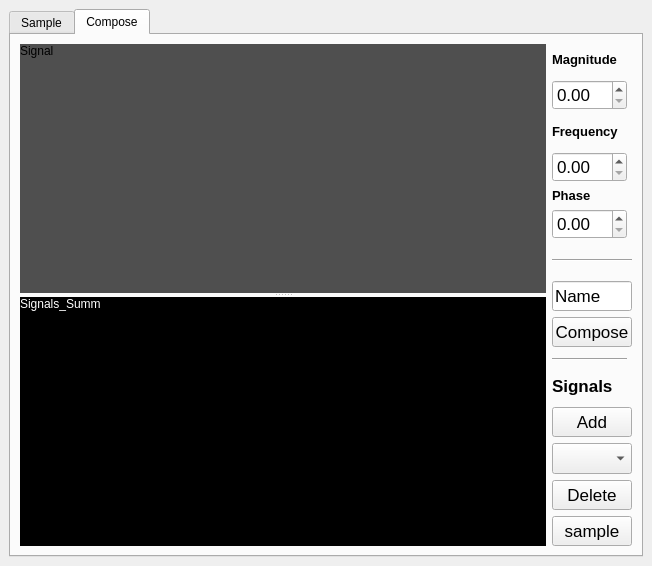
<?xml version="1.0" encoding="UTF-8"?>
<ui version="4.0">
 <class>MainWindow</class>
 <widget class="QMainWindow" name="MainWindow">
  <property name="geometry">
   <rect>
    <x>0</x>
    <y>0</y>
    <width>652</width>
    <height>539</height>
   </rect>
  </property>
  <property name="windowTitle">
   <string>MainWindow</string>
  </property>
  <widget class="QWidget" name="centralwidget">
   <property name="sizePolicy">
    <sizepolicy hsizetype="MinimumExpanding" vsizetype="MinimumExpanding">
     <horstretch>0</horstretch>
     <verstretch>0</verstretch>
    </sizepolicy>
   </property>
   <layout class="QVBoxLayout" name="verticalLayout_3">
    <item>
     <widget class="QTabWidget" name="tabWidget">
      <property name="enabled">
       <bool>true</bool>
      </property>
      <property name="tabShape">
       <enum>QTabWidget::Rounded</enum>
      </property>
      <property name="currentIndex">
       <number>1</number>
      </property>
      <property name="elideMode">
       <enum>Qt::ElideLeft</enum>
      </property>
      <widget class="QWidget" name="tab_sample">
       <property name="sizePolicy">
        <sizepolicy hsizetype="MinimumExpanding" vsizetype="MinimumExpanding">
         <horstretch>0</horstretch>
         <verstretch>0</verstretch>
        </sizepolicy>
       </property>
       <property name="font">
        <font>
         <stylestrategy>NoAntialias</stylestrategy>
        </font>
       </property>
       <attribute name="title">
        <string>Sample</string>
       </attribute>
       <layout class="QGridLayout" name="gridLayout_26">
        <item row="0" column="0">
         <layout class="QVBoxLayout" name="verticalLayout">
          <item>
           <widget class="QSplitter" name="splitter">
            <property name="enabled">
             <bool>true</bool>
            </property>
            <property name="sizePolicy">
             <sizepolicy hsizetype="MinimumExpanding" vsizetype="MinimumExpanding">
              <horstretch>0</horstretch>
              <verstretch>0</verstretch>
             </sizepolicy>
            </property>
            <property name="orientation">
             <enum>Qt::Vertical</enum>
            </property>
            <widget class="PlotWidget" name="Samplingpoints_widget" native="true">
             <property name="enabled">
              <bool>true</bool>
             </property>
             <property name="sizePolicy">
              <sizepolicy hsizetype="MinimumExpanding" vsizetype="MinimumExpanding">
               <horstretch>0</horstretch>
               <verstretch>0</verstretch>
              </sizepolicy>
             </property>
             <property name="styleSheet">
              <string notr="true">background-color: rgb(0, 0, 0);</string>
             </property>
             <layout class="QGridLayout" name="gridLayout_2">
              <item row="0" column="0" alignment="Qt::AlignLeft|Qt::AlignTop">
               <widget class="QLabel" name="label_2">
                <property name="styleSheet">
                 <string notr="true">color: rgb(255, 255, 255);</string>
                </property>
                <property name="text">
                 <string>Sampling</string>
                </property>
               </widget>
              </item>
             </layout>
            </widget>
            <widget class="PlotWidget" name="Sampledsignal_widget" native="true">
             <property name="sizePolicy">
              <sizepolicy hsizetype="MinimumExpanding" vsizetype="MinimumExpanding">
               <horstretch>0</horstretch>
               <verstretch>0</verstretch>
              </sizepolicy>
             </property>
             <property name="styleSheet">
              <string notr="true">background-color: rgb(79, 79, 79);</string>
             </property>
             <layout class="QGridLayout" name="gridLayout_3">
              <item row="0" column="0" alignment="Qt::AlignLeft|Qt::AlignTop">
               <widget class="QLabel" name="label_3">
                <property name="text">
                 <string>Signal</string>
                </property>
               </widget>
              </item>
             </layout>
            </widget>
           </widget>
          </item>
          <item>
           <layout class="QGridLayout" name="gridLayout">
            <item row="2" column="2" colspan="2">
             <widget class="QPushButton" name="Clear_pushButton">
              <property name="font">
               <font>
                <family>Arial</family>
                <pointsize>9</pointsize>
               </font>
              </property>
              <property name="text">
               <string>Clear</string>
              </property>
             </widget>
            </item>
            <item row="2" column="4" colspan="2">
             <widget class="QPushButton" name="Upload_pushButton">
              <property name="font">
               <font>
                <family>Arial</family>
                <pointsize>9</pointsize>
               </font>
              </property>
              <property name="text">
               <string>Upload</string>
              </property>
             </widget>
            </item>
            <item row="1" column="3">
             <widget class="QLabel" name="label_21">
              <property name="maximumSize">
               <size>
                <width>40</width>
                <height>16777215</height>
               </size>
              </property>
              <property name="font">
               <font>
                <family>Arial</family>
                <pointsize>8</pointsize>
               </font>
              </property>
              <property name="text">
               <string>* Fmax</string>
              </property>
             </widget>
            </item>
            <item row="1" column="2">
             <widget class="QLCDNumber" name="percentage_of_fmax_lcd">
              <property name="maximumSize">
               <size>
                <width>40</width>
                <height>16777215</height>
               </size>
              </property>
              <property name="font">
               <font>
                <family>Arial</family>
                <pointsize>10</pointsize>
                <weight>50</weight>
                <bold>false</bold>
                <kerning>false</kerning>
               </font>
              </property>
              <property name="segmentStyle">
               <enum>QLCDNumber::Flat</enum>
              </property>
             </widget>
            </item>
            <item row="1" column="4">
             <widget class="QLCDNumber" name="num_of_samples_lcd">
              <property name="maximumSize">
               <size>
                <width>40</width>
                <height>16777215</height>
               </size>
              </property>
              <property name="font">
               <font>
                <family>Arial</family>
                <pointsize>10</pointsize>
                <kerning>false</kerning>
               </font>
              </property>
              <property name="segmentStyle">
               <enum>QLCDNumber::Flat</enum>
              </property>
             </widget>
            </item>
            <item row="1" column="5">
             <widget class="QLabel" name="label">
              <property name="maximumSize">
               <size>
                <width>40</width>
                <height>16777215</height>
               </size>
              </property>
              <property name="font">
               <font>
                <family>Arial</family>
                <pointsize>8</pointsize>
               </font>
              </property>
              <property name="text">
               <string>sample</string>
              </property>
             </widget>
            </item>
            <item row="1" column="0" rowspan="2" colspan="2">
             <widget class="QSlider" name="Points_sampled_horizontalSlider">
              <property name="font">
               <font>
                <pointsize>9</pointsize>
               </font>
              </property>
              <property name="orientation">
               <enum>Qt::Horizontal</enum>
              </property>
             </widget>
            </item>
           </layout>
          </item>
         </layout>
        </item>
       </layout>
      </widget>
      <widget class="QWidget" name="tab_compose">
       <property name="sizePolicy">
        <sizepolicy hsizetype="Expanding" vsizetype="Expanding">
         <horstretch>0</horstretch>
         <verstretch>0</verstretch>
        </sizepolicy>
       </property>
       <attribute name="title">
        <string>Compose</string>
       </attribute>
       <layout class="QGridLayout" name="gridLayout_5">
        <item row="0" column="0">
         <layout class="QGridLayout" name="gridLayout_25">
          <property name="sizeConstraint">
           <enum>QLayout::SetMinAndMaxSize</enum>
          </property>
          <item row="0" column="0">
           <widget class="QSplitter" name="splitter_2">
            <property name="orientation">
             <enum>Qt::Vertical</enum>
            </property>
            <widget class="PlotWidget" name="Signal_compose_widget" native="true">
             <property name="sizePolicy">
              <sizepolicy hsizetype="MinimumExpanding" vsizetype="MinimumExpanding">
               <horstretch>0</horstretch>
               <verstretch>0</verstretch>
              </sizepolicy>
             </property>
             <property name="minimumSize">
              <size>
               <width>450</width>
               <height>0</height>
              </size>
             </property>
             <property name="maximumSize">
              <size>
               <width>16777215</width>
               <height>16777215</height>
              </size>
             </property>
             <property name="styleSheet">
              <string notr="true">background-color: rgb(79, 79, 79);</string>
             </property>
             <layout class="QGridLayout" name="gridLayout_6">
              <item row="0" column="0" alignment="Qt::AlignLeft|Qt::AlignTop">
               <widget class="QLabel" name="label_4">
                <property name="text">
                 <string>Signal</string>
                </property>
               </widget>
              </item>
             </layout>
            </widget>
            <widget class="PlotWidget" name="Signal_Summ_widget" native="true">
             <property name="sizePolicy">
              <sizepolicy hsizetype="MinimumExpanding" vsizetype="Expanding">
               <horstretch>0</horstretch>
               <verstretch>0</verstretch>
              </sizepolicy>
             </property>
             <property name="minimumSize">
              <size>
               <width>450</width>
               <height>0</height>
              </size>
             </property>
             <property name="maximumSize">
              <size>
               <width>16777215</width>
               <height>16777215</height>
              </size>
             </property>
             <property name="styleSheet">
              <string notr="true">background-color: rgb(0, 0, 0);</string>
             </property>
             <layout class="QGridLayout" name="gridLayout_7">
              <item row="0" column="0" alignment="Qt::AlignLeft|Qt::AlignTop">
               <widget class="QLabel" name="label_5">
                <property name="styleSheet">
                 <string notr="true">color: rgb(255, 255, 255);</string>
                </property>
                <property name="text">
                 <string>Signals_Summ</string>
                </property>
               </widget>
              </item>
             </layout>
            </widget>
           </widget>
          </item>
          <item row="0" column="1">
           <layout class="QVBoxLayout" name="verticalLayout_5" stretch="0,0,0,0,0,0,0,0,0,0,0,0,0,0,0">
            <property name="spacing">
             <number>6</number>
            </property>
            <property name="sizeConstraint">
             <enum>QLayout::SetMaximumSize</enum>
            </property>
            <property name="leftMargin">
             <number>0</number>
            </property>
            <item>
             <widget class="QLabel" name="label_Magnitude">
              <property name="enabled">
               <bool>true</bool>
              </property>
              <property name="sizePolicy">
               <sizepolicy hsizetype="Maximum" vsizetype="Minimum">
                <horstretch>0</horstretch>
                <verstretch>0</verstretch>
               </sizepolicy>
              </property>
              <property name="minimumSize">
               <size>
                <width>75</width>
                <height>30</height>
               </size>
              </property>
              <property name="font">
               <font>
                <pointsize>10</pointsize>
                <weight>75</weight>
                <bold>true</bold>
               </font>
              </property>
              <property name="text">
               <string>Magnitude</string>
              </property>
             </widget>
            </item>
            <item>
             <widget class="QDoubleSpinBox" name="SpinBox_Magnitude">
              <property name="sizePolicy">
               <sizepolicy hsizetype="Maximum" vsizetype="Minimum">
                <horstretch>0</horstretch>
                <verstretch>0</verstretch>
               </sizepolicy>
              </property>
              <property name="minimumSize">
               <size>
                <width>75</width>
                <height>30</height>
               </size>
              </property>
              <property name="font">
               <font>
                <pointsize>13</pointsize>
               </font>
              </property>
             </widget>
            </item>
            <item>
             <widget class="QLabel" name="label_Frequency">
              <property name="enabled">
               <bool>true</bool>
              </property>
              <property name="sizePolicy">
               <sizepolicy hsizetype="Maximum" vsizetype="Minimum">
                <horstretch>0</horstretch>
                <verstretch>0</verstretch>
               </sizepolicy>
              </property>
              <property name="minimumSize">
               <size>
                <width>75</width>
                <height>30</height>
               </size>
              </property>
              <property name="font">
               <font>
                <pointsize>10</pointsize>
                <weight>75</weight>
                <bold>true</bold>
               </font>
              </property>
              <property name="text">
               <string>Frequency</string>
              </property>
             </widget>
            </item>
            <item>
             <widget class="QDoubleSpinBox" name="SpinBox_Frequency">
              <property name="enabled">
               <bool>true</bool>
              </property>
              <property name="sizePolicy">
               <sizepolicy hsizetype="Maximum" vsizetype="Minimum">
                <horstretch>0</horstretch>
                <verstretch>0</verstretch>
               </sizepolicy>
              </property>
              <property name="minimumSize">
               <size>
                <width>75</width>
                <height>30</height>
               </size>
              </property>
              <property name="font">
               <font>
                <pointsize>13</pointsize>
               </font>
              </property>
             </widget>
            </item>
            <item>
             <widget class="QLabel" name="label_22">
              <property name="font">
               <font>
                <pointsize>10</pointsize>
                <weight>75</weight>
                <bold>true</bold>
               </font>
              </property>
              <property name="text">
               <string>Phase</string>
              </property>
             </widget>
            </item>
            <item>
             <widget class="QDoubleSpinBox" name="SpinBox_Phase">
              <property name="sizePolicy">
               <sizepolicy hsizetype="Maximum" vsizetype="Minimum">
                <horstretch>0</horstretch>
                <verstretch>0</verstretch>
               </sizepolicy>
              </property>
              <property name="minimumSize">
               <size>
                <width>75</width>
                <height>30</height>
               </size>
              </property>
              <property name="font">
               <font>
                <pointsize>13</pointsize>
               </font>
              </property>
             </widget>
            </item>
            <item>
             <widget class="Line" name="line">
              <property name="sizePolicy">
               <sizepolicy hsizetype="Maximum" vsizetype="Minimum">
                <horstretch>0</horstretch>
                <verstretch>0</verstretch>
               </sizepolicy>
              </property>
              <property name="minimumSize">
               <size>
                <width>75</width>
                <height>30</height>
               </size>
              </property>
              <property name="maximumSize">
               <size>
                <width>120</width>
                <height>16777215</height>
               </size>
              </property>
              <property name="orientation">
               <enum>Qt::Horizontal</enum>
              </property>
             </widget>
            </item>
            <item>
             <widget class="QLineEdit" name="Signal_name_lineEdit">
              <property name="enabled">
               <bool>true</bool>
              </property>
              <property name="sizePolicy">
               <sizepolicy hsizetype="Maximum" vsizetype="Minimum">
                <horstretch>0</horstretch>
                <verstretch>0</verstretch>
               </sizepolicy>
              </property>
              <property name="minimumSize">
               <size>
                <width>75</width>
                <height>30</height>
               </size>
              </property>
              <property name="font">
               <font>
                <pointsize>13</pointsize>
               </font>
              </property>
              <property name="text">
               <string>Name</string>
              </property>
             </widget>
            </item>
            <item>
             <widget class="QPushButton" name="Compose_pushButton">
              <property name="sizePolicy">
               <sizepolicy hsizetype="Maximum" vsizetype="Minimum">
                <horstretch>0</horstretch>
                <verstretch>0</verstretch>
               </sizepolicy>
              </property>
              <property name="minimumSize">
               <size>
                <width>75</width>
                <height>30</height>
               </size>
              </property>
              <property name="font">
               <font>
                <pointsize>13</pointsize>
               </font>
              </property>
              <property name="text">
               <string>Compose</string>
              </property>
             </widget>
            </item>
            <item>
             <widget class="Line" name="line_2">
              <property name="sizePolicy">
               <sizepolicy hsizetype="Maximum" vsizetype="Minimum">
                <horstretch>0</horstretch>
                <verstretch>0</verstretch>
               </sizepolicy>
              </property>
              <property name="minimumSize">
               <size>
                <width>75</width>
                <height>10</height>
               </size>
              </property>
              <property name="maximumSize">
               <size>
                <width>16777215</width>
                <height>30</height>
               </size>
              </property>
              <property name="orientation">
               <enum>Qt::Horizontal</enum>
              </property>
             </widget>
            </item>
            <item>
             <widget class="QLabel" name="label_Signals_Summ">
              <property name="sizePolicy">
               <sizepolicy hsizetype="Maximum" vsizetype="Minimum">
                <horstretch>0</horstretch>
                <verstretch>0</verstretch>
               </sizepolicy>
              </property>
              <property name="minimumSize">
               <size>
                <width>75</width>
                <height>30</height>
               </size>
              </property>
              <property name="font">
               <font>
                <pointsize>13</pointsize>
                <weight>75</weight>
                <bold>true</bold>
               </font>
              </property>
              <property name="text">
               <string>Signals</string>
              </property>
             </widget>
            </item>
            <item>
             <widget class="QPushButton" name="pushButton_Addsignal">
              <property name="sizePolicy">
               <sizepolicy hsizetype="Maximum" vsizetype="Minimum">
                <horstretch>0</horstretch>
                <verstretch>0</verstretch>
               </sizepolicy>
              </property>
              <property name="minimumSize">
               <size>
                <width>75</width>
                <height>30</height>
               </size>
              </property>
              <property name="font">
               <font>
                <pointsize>13</pointsize>
               </font>
              </property>
              <property name="text">
               <string>Add</string>
              </property>
             </widget>
            </item>
            <item>
             <widget class="QComboBox" name="comboBox_Signals">
              <property name="sizePolicy">
               <sizepolicy hsizetype="Maximum" vsizetype="Minimum">
                <horstretch>0</horstretch>
                <verstretch>0</verstretch>
               </sizepolicy>
              </property>
              <property name="minimumSize">
               <size>
                <width>75</width>
                <height>30</height>
               </size>
              </property>
              <property name="font">
               <font>
                <pointsize>14</pointsize>
               </font>
              </property>
             </widget>
            </item>
            <item>
             <widget class="QPushButton" name="pushButton_Delete">
              <property name="sizePolicy">
               <sizepolicy hsizetype="Maximum" vsizetype="Minimum">
                <horstretch>0</horstretch>
                <verstretch>0</verstretch>
               </sizepolicy>
              </property>
              <property name="minimumSize">
               <size>
                <width>75</width>
                <height>30</height>
               </size>
              </property>
              <property name="font">
               <font>
                <pointsize>13</pointsize>
               </font>
              </property>
              <property name="text">
               <string>Delete</string>
              </property>
             </widget>
            </item>
            <item>
             <widget class="QPushButton" name="Confirmtosampling_pushButton">
              <property name="sizePolicy">
               <sizepolicy hsizetype="Maximum" vsizetype="Minimum">
                <horstretch>0</horstretch>
                <verstretch>0</verstretch>
               </sizepolicy>
              </property>
              <property name="minimumSize">
               <size>
                <width>75</width>
                <height>30</height>
               </size>
              </property>
              <property name="font">
               <font>
                <pointsize>13</pointsize>
               </font>
              </property>
              <property name="text">
               <string>sample</string>
              </property>
             </widget>
            </item>
           </layout>
          </item>
         </layout>
        </item>
       </layout>
      </widget>
     </widget>
    </item>
   </layout>
  </widget>
  <action name="actionSignal_2">
   <property name="text">
    <string>Signal 2</string>
   </property>
  </action>
  <action name="actionSignal_3">
   <property name="text">
    <string>Signal 3</string>
   </property>
  </action>
  <action name="actionSave">
   <property name="text">
    <string>Save</string>
   </property>
  </action>
  <action name="actionClear">
   <property name="text">
    <string>Clear</string>
   </property>
  </action>
  <action name="actionExport">
   <property name="text">
    <string>Export</string>
   </property>
  </action>
  <action name="Export_Signal_1">
   <property name="text">
    <string>Signal 1</string>
   </property>
  </action>
  <action name="actionSignal_5">
   <property name="text">
    <string>Signal 2</string>
   </property>
  </action>
  <action name="actionSignal_6">
   <property name="text">
    <string>Signal 3</string>
   </property>
  </action>
  <action name="Export_Signal_2">
   <property name="text">
    <string>Signal 2</string>
   </property>
  </action>
  <action name="Export_Signal_3">
   <property name="text">
    <string>Signal 3</string>
   </property>
  </action>
  <action name="actionExit">
   <property name="text">
    <string>Exit</string>
   </property>
  </action>
  <action name="actionRed">
   <property name="text">
    <string>Red</string>
   </property>
  </action>
  <action name="actionBLue">
   <property name="text">
    <string>BLue</string>
   </property>
  </action>
  <action name="actionGreen">
   <property name="text">
    <string>Green</string>
   </property>
  </action>
 </widget>
 <customwidgets>
  <customwidget>
   <class>PlotWidget</class>
   <extends>QWidget</extends>
   <header location="global">pyqtgraph</header>
   <container>1</container>
  </customwidget>
 </customwidgets>
 <resources/>
 <connections/>
</ui>
